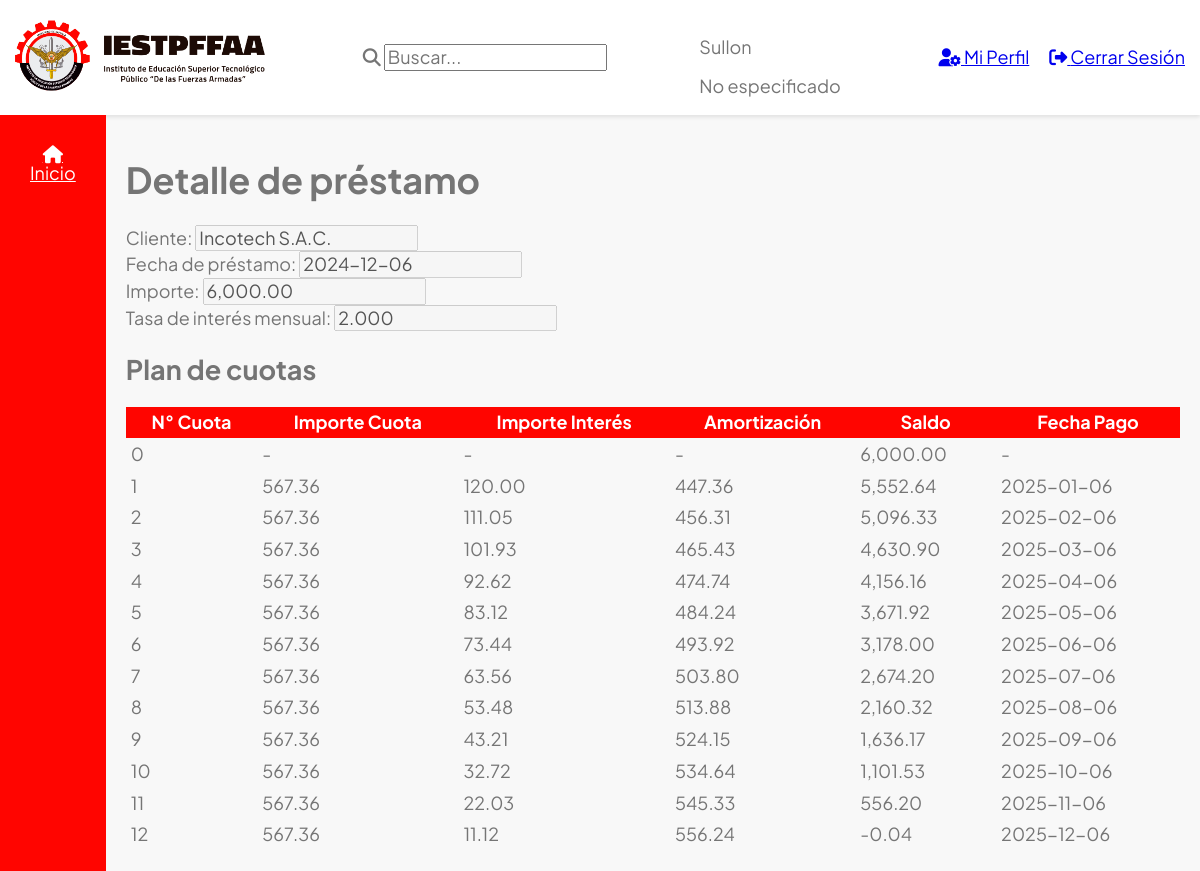
The page /prestamos/detalle_prestamo.php?id=1 (signed in) on the database its author committed.
### tables this page shows
CREATE TABLE `prestamo` (
  `id` int(11) NOT NULL,
  `idEmpleado` int(11) NOT NULL,
  `idCliente` int(11) NOT NULL,
  `importe` decimal(8,3) NOT NULL,
  `tasa` decimal(5,3) NOT NULL,
  `tiempo` int(11) NOT NULL COMMENT 'Expresado en meses',
  `tipoCuota` char(1) NOT NULL COMMENT 'F:Fijo | V:Variable',
  `fechaPrestamo` datetime NOT NULL,
  `fechaDesembolso` date NOT NULL,
  `estado` char(1) NOT NULL COMMENT 'A:Activo\r\nP:Pendiente\r\nC:Cerrado\r\nN:Anulado'
);

CREATE TABLE `cuotaprestamo` (
  `id` int(11) NOT NULL,
  `idPrestamo` int(11) NOT NULL,
  `nroCuota` int(11) NOT NULL,
  `importeCuota` decimal(8,3) NOT NULL,
  `importeInteres` decimal(8,3) NOT NULL,
  `amortizacion` decimal(8,3) NOT NULL,
  `fechaPago` datetime NOT NULL,
  `estado` char(1) NOT NULL COMMENT 'P:Pendiente\r\nG:Pagado'
);

### prestamos/detalle_prestamo.php (the view, shortened to what this page needs)
<?php
    require_once '../includes/data.php';
    $id = $_GET['id'] ?? null;
    $query = "SELECT p.*,
                     TRIM(CONCAT(c.nombres, ' ', c.apellidos)) as cliente,
                     TRIM(CONCAT(e.nombres, ' ', e.apellidos)) as empleado
              FROM prestamo p
              INNER JOIN cliente c ON p.idCliente = c.id
              INNER JOIN empleado e ON p.idEmpleado = e.id
              WHERE p.id = {$id}";
    $resultado = mysqli_query($db, $query);
    $prestamo = mysqli_fetch_assoc($resultado);
    $query = "SELECT * FROM cuotaprestamo
              WHERE idPrestamo = {$id}
              ORDER BY nroCuota";
    $resultado = mysqli_query($db, $query);
    $cuotas = [];
    while($cuota = mysqli_fetch_assoc($resultado)) {
        $cuotas[] = $cuota;
    }
?>
<?php include_once '../templates/_header.php'; ?>
<h1>Detalle de préstamo</h1>
<div class="prestamo-info">
    <div class="form-control">
        <label>Cliente:</label>
        <input type="text" value="<?php echo $prestamo['cliente']; ?>" disabled>
    </div>
    <div class="form-control">
        <label>Fecha de préstamo:</label>
        <input type="text" value="<?php echo date('Y-m-d', strtotime($prestamo['fechaPrestamo'])); ?>" disabled>
    </div>
    <div class="form-control">
        <label>Importe:</label>
        <input type="text" value="<?php echo number_format($prestamo['importe'], 2); ?>" disabled>
    </div>
    <div class="form-control">
        <label>Tasa de interés mensual:</label>
        <input type="text" value="<?php echo $prestamo['tasa']; ?>" disabled>
    </div>
</div>
<h2>Plan de cuotas</h2>
<table class="tabla">
    <thead>
        <tr>
            <th>N° Cuota</th>
            <th>Importe Cuota</th>
            <th>Importe Interés</th>
            <th>Amortización</th>
            <th>Saldo</th>
            <th>Fecha Pago</th>
        </tr>
    </thead>
    <tbody>
        <tr>
            <td>0</td>
            <td>-</td>
            <td>-</td>
            <td>-</td>
            <td><?php echo number_format($prestamo['importe'], 2); ?></td>
            <td>-</td>
        </tr>
        <?php
        $saldo = $prestamo['importe'];
        foreach($cuotas as $cuota):
            $saldo -= $cuota['amortizacion'];
        ?>
            <tr>
                <td><?php echo $cuota['nroCuota']; ?></td>
                <td><?php echo number_format($cuota['importeCuota'], 2); ?></td>
                <td><?php echo number_format($cuota['importeInteres'], 2); ?></td>
                <td><?php echo number_format($cuota['amortizacion'], 2); ?></td>
                <td><?php echo number_format($saldo, 2); ?></td>
                <td><?php echo date('Y-m-d', strtotime($cuota['fechaPago'])); ?></td>
            </tr>
        <?php endforeach; ?>
    </tbody>
</table>
<?php include_once '../templates/_footer.php' ?>

### templates/_header.php (shortened to what this page needs)
<!DOCTYPE html>
<html lang="en">
<head>
    <link rel="stylesheet" href="<?php echo BASE_URL ?>assets/css/normalize.css">
    <link rel="stylesheet" href="https://cdnjs.cloudflare.com/ajax/libs/font-awesome/6.1.2/css/all.min.css" media="print" onload="this.media='all'"/>
    <link rel="stylesheet" href="<?php echo BASE_URL ?>assets/css/style.css">
</head>
<body class="dashboard">
    <header class="dashboard__header">
        <nav class="navbar">
            <div class="navbar__contenedor">
                <div class="navbar__logo">
                    <a href="<?php echo BASE_URL ?>">
                        <img src="<?php echo BASE_URL ?>assets/img/logo.png" alt="Logo" style="width: 250px;">
                    </a>
                </div>
                <div class="navbar__busqueda">
                    <i class="fa-solid fa-magnifying-glass"></i>
                    <input type="search" placeholder="Buscar...">
                </div>
                <div class="navbar__usuario">
                    <div class="navbar__usuario-info">
                        <p><?php echo $_SESSION['nombreUsuario'] ?? 'No Logueado' ?></p>
                        <span><?php echo $_SESSION['rol'] ?? 'No especificado' ?></span>
                    </div>
                </div>
                <div class="navbar__acciones">
                    <a href="<?php echo BASE_URL ?>profile.php" class="navbar__link">
                        <i class="fa-solid fa-user-gear"></i>
                        Mi Perfil
                    </a>
                    <a href="<?php echo BASE_URL ?>auth/logout.php" class="navbar__link navbar__link--logout">
                        <i class="fa-solid fa-right-from-bracket"></i>
                        Cerrar Sesión
                    </a>
                </div>
            </div>
        </nav>
    </header>
    <div class="dashboard__grid">
        <?php include_once '_sidebar.php'; ?>
        <main class="dashboard_contenido">

### templates/_sidebar.php (shortened to what this page needs)
<aside class="dashboard__sidebar">
    <nav class="dashboard__menu">
        <a href="<?php echo BASE_URL; ?>" class="dashboard__enlace">
            <i class="fa-solid fa-house dashboard__icono"></i>
            <span class="dashboard__menu-texto">
                Inicio
            </span>
        </a>
    </nav>
</aside>

### templates/_footer.php
        </main>
    </div>
</body>
</html>

### assets/css/style.css (style rules this page uses)
:root { --primario: #FF0500; --blanco: #FFF; --gris: #F8F8F8; --colorFuente: #757575; --fuentePrimaria: "Plus Jakarta Sans", sans-serif; }
html { font-size: 62.5%; }
body { font-family: var(--fuentePrimaria); font-size: 1.8rem; color: var(--colorFuente); }
a { padding: 1rem .5rem; display: block; }
.dashboard { height: 100vh; display: flex; flex-direction: column; background-color: var(--gris) }
.dashboard__grid { display: flex; flex: 1; }
.dashboard__sidebar { background-color: var(--primario); width: 12rem; }
.dashboard__menu { padding: 1rem; display: flex; flex-direction: column; gap: 1rem; }
.dashboard__enlace { color: var(--blanco); display: flex; flex-direction: column; align-items: center; padding: 2rem; transition: 300ms background-color ease-in-out, 300ms color ease, 300ms border-radius ease; }
.dashboard_contenido { width: 100%; padding: 2rem; }
.tabla { width: 100%; border-collapse: collapse; }
.tabla thead { background-color: var(--primario); color: var(--blanco) ; }
.tabla th, .tabla td { padding: 0.5rem; }
.tabla tr { border-bottom: .1rem solid var(--gris); }

### templates/_header.php (style rules this page uses)
.dashboard__header { width: 100%; background-color: #fff; box-shadow: 0 2px 4px rgba(0,0,0,0.1); }
.navbar__contenedor { display: flex; align-items: center; justify-content: space-between; padding: 1rem; gap: 1rem; }
.navbar__usuario { display: flex; align-items: center; gap: 0.5rem; }
.navbar__acciones { display: flex; gap: 1rem; }

### rows shown on the page
prestamo: fechaPrestamo "2024-12-06", importe "6,000.00", tasa "2.000"
cuotaprestamo: nroCuota "1", importeCuota "567.36", importeInteres "120.00", amortizacion "447.36", saldo "5,552.64", fechaPago "2025-01-06"
cuotaprestamo: nroCuota "2", importeCuota "567.36", importeInteres "111.05", amortizacion "456.31", saldo "5,096.33", fechaPago "2025-02-06"
cuotaprestamo: nroCuota "3", importeCuota "567.36", importeInteres "101.93", amortizacion "465.43", saldo "4,630.90", fechaPago "2025-03-06"
cuotaprestamo: nroCuota "4", importeCuota "567.36", importeInteres "92.62", amortizacion "474.74", saldo "4,156.16", fechaPago "2025-04-06"
cuotaprestamo: nroCuota "5", importeCuota "567.36", importeInteres "83.12", amortizacion "484.24", saldo "3,671.92", fechaPago "2025-05-06"
cuotaprestamo: nroCuota "6", importeCuota "567.36", importeInteres "73.44", amortizacion "493.92", saldo "3,178.00", fechaPago "2025-06-06"
cuotaprestamo: nroCuota "7", importeCuota "567.36", importeInteres "63.56", amortizacion "503.80", saldo "2,674.20", fechaPago "2025-07-06"
cuotaprestamo: nroCuota "8", importeCuota "567.36", importeInteres "53.48", amortizacion "513.88", saldo "2,160.32", fechaPago "2025-08-06"
cuotaprestamo: nroCuota "9", importeCuota "567.36", importeInteres "43.21", amortizacion "524.15", saldo "1,636.17", fechaPago "2025-09-06"
cuotaprestamo: nroCuota "10", importeCuota "567.36", importeInteres "32.72", amortizacion "534.64", saldo "1,101.53", fechaPago "2025-10-06"
cuotaprestamo: nroCuota "11", importeCuota "567.36", importeInteres "22.03", amortizacion "545.33", saldo "556.20", fechaPago "2025-11-06"
cuotaprestamo: nroCuota "12", importeCuota "567.36", importeInteres "11.12", amortizacion "556.24", saldo "-0.04", fechaPago "2025-12-06"

### other values the page prints
$_SESSION['nombreUsuario'] "Sullon"
$_SESSION['rol'] "No especificado"
